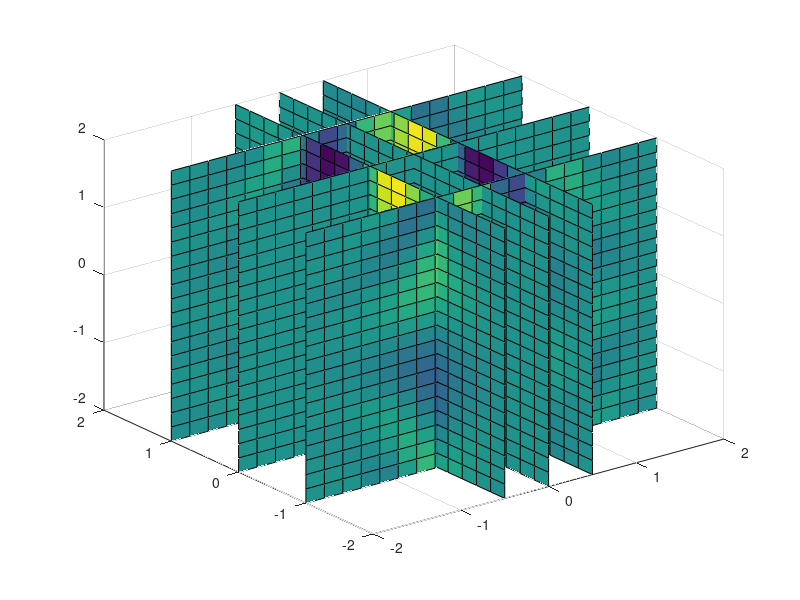

Source code (MATLAB): (Note: this script raises an error after producing the figure.)
x = linspace(-2 ,2 ,20);
[X,Y,Z] = meshgrid (x, x, x) ;
V = exp(-X.^2-Y.^2) .* sin(pi*X.*Y.*Z);
sx = [-0.5, 0 , 0.5 ] ; sy = [ - 1 , 0 , 1 ] ;
sz = [ ] ;
slice (X,Y, Z,V ,sx ,sy ,sz );
alpha (0.6 ) % Transparency
